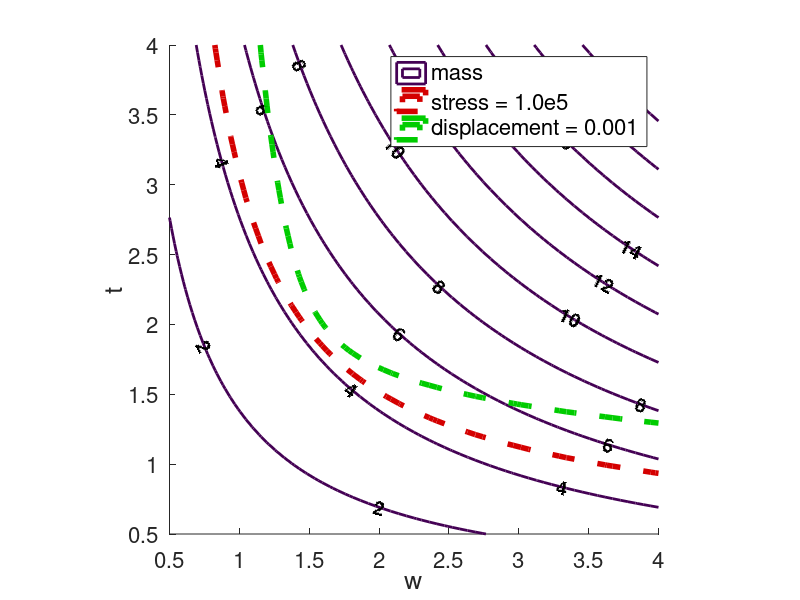

This chart was generated by the following MATLAB code:
ax = [0.5, 4.0, 0.5, 4.0];

N=65;
w=repmat(((0:N-1)/(N-1))'*(ax(2)-ax(1))+ax(1),1,N);
t=repmat(((0:N-1)/(N-1)) *(ax(4)-ax(3))+ax(3),N,1);

rho = 500.0;
L = 5.0;
Y = 500.0;
X = 350.0;
E = 2.9e7;

alpha = 600*Y;
beta = 600*X;

dakotared  =[0.83 0    0   ]; %inputs
dakotagreen=[0    0.8  0   ]; %constraints


figure(1)

hold on

mass = rho * w .* t * L/(12^3);
[c,h]=contour(w,t,mass,[2:2:20],'linestyle','-', 'linewidth',2);
clabel(c,h,'FontSize',14,'FontWeight','bold');

axis equal;
axis(ax(1:4));
set(gca,'Fontsize',16);
xlabel('w','Fontsize',18);
ylabel('t','Fontsize',18); 

stress = 600*Y./(w.*t.^2) + 600*X./(w.^2.*t);
contour(w,t,stress,[1.0e5 1.0e5],'linecolor',dakotared,'linewidth',4, 'linestyle','--')

s1 = (Y./(t.^2)).^2;
s2 = (X./(w.^2)).^2;
displ = 4*L^3/E./w./t.*sqrt(s1 + s2);
contour(w,t,displ,[0.001 0.001],'linecolor',dakotagreen,'linewidth',4, 'linestyle','--')
 
  
hold off

h=legend('mass','stress = 1.0e5','displacement = 0.001', ...
         'location','northeast');
set(h,'fontsize',16);

print('-dpng','cantilever_contours');        
